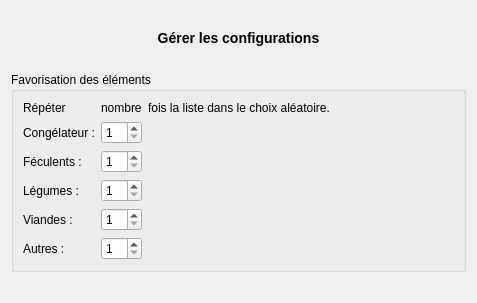
<?xml version="1.0" encoding="UTF-8"?>
<ui version="4.0">
 <class>GererConfiguration</class>
 <widget class="QWidget" name="GererConfiguration">
  <property name="geometry">
   <rect>
    <x>0</x>
    <y>0</y>
    <width>477</width>
    <height>303</height>
   </rect>
  </property>
  <property name="windowTitle">
   <string>Gérer la configuration du programme</string>
  </property>
  <layout class="QVBoxLayout" name="verticalLayout">
   <item>
    <layout class="QGridLayout" name="gridLayout">
     <item row="0" column="0">
      <widget class="QLabel" name="label">
       <property name="text">
        <string>&lt;h3&gt;Gérer les configurations&lt;/h3&gt;</string>
       </property>
       <property name="alignment">
        <set>Qt::AlignCenter</set>
       </property>
      </widget>
     </item>
     <item row="2" column="0">
      <spacer name="verticalSpacer">
       <property name="orientation">
        <enum>Qt::Vertical</enum>
       </property>
       <property name="sizeType">
        <enum>QSizePolicy::Preferred</enum>
       </property>
       <property name="sizeHint" stdset="0">
        <size>
         <width>20</width>
         <height>20</height>
        </size>
       </property>
      </spacer>
     </item>
     <item row="1" column="0">
      <layout class="QGridLayout" name="gridLayout_2">
       <item row="0" column="0">
        <widget class="QGroupBox" name="groupBox_3">
         <property name="title">
          <string>Favorisation des éléments</string>
         </property>
         <layout class="QGridLayout" name="gridLayout_7">
          <item row="3" column="3">
           <spacer name="horizontalSpacer_2">
            <property name="orientation">
             <enum>Qt::Horizontal</enum>
            </property>
            <property name="sizeHint" stdset="0">
             <size>
              <width>40</width>
              <height>20</height>
             </size>
            </property>
           </spacer>
          </item>
          <item row="1" column="0">
           <widget class="QLabel" name="label_4">
            <property name="text">
             <string>Congélateur :</string>
            </property>
           </widget>
          </item>
          <item row="1" column="1">
           <widget class="QSpinBox" name="spinBox">
            <property name="maximumSize">
             <size>
              <width>50</width>
              <height>16777215</height>
             </size>
            </property>
            <property name="minimum">
             <number>1</number>
            </property>
           </widget>
          </item>
          <item row="3" column="1">
           <widget class="QSpinBox" name="spinBox_2">
            <property name="maximumSize">
             <size>
              <width>50</width>
              <height>16777215</height>
             </size>
            </property>
            <property name="minimum">
             <number>1</number>
            </property>
           </widget>
          </item>
          <item row="3" column="0">
           <widget class="QLabel" name="label_2">
            <property name="text">
             <string>Légumes :</string>
            </property>
           </widget>
          </item>
          <item row="1" column="3">
           <spacer name="horizontalSpacer">
            <property name="orientation">
             <enum>Qt::Horizontal</enum>
            </property>
            <property name="sizeHint" stdset="0">
             <size>
              <width>40</width>
              <height>20</height>
             </size>
            </property>
           </spacer>
          </item>
          <item row="4" column="0">
           <widget class="QLabel" name="label_7">
            <property name="text">
             <string>Viandes : </string>
            </property>
           </widget>
          </item>
          <item row="2" column="0">
           <widget class="QLabel" name="label_6">
            <property name="text">
             <string>Féculents :</string>
            </property>
           </widget>
          </item>
          <item row="5" column="0">
           <widget class="QLabel" name="label_8">
            <property name="text">
             <string>Autres :</string>
            </property>
           </widget>
          </item>
          <item row="2" column="1">
           <widget class="QSpinBox" name="spinBox_feculents">
            <property name="maximumSize">
             <size>
              <width>50</width>
              <height>16777215</height>
             </size>
            </property>
            <property name="minimum">
             <number>1</number>
            </property>
           </widget>
          </item>
          <item row="4" column="1">
           <widget class="QSpinBox" name="spinBox_viandes">
            <property name="maximumSize">
             <size>
              <width>50</width>
              <height>16777215</height>
             </size>
            </property>
            <property name="minimum">
             <number>1</number>
            </property>
           </widget>
          </item>
          <item row="5" column="1">
           <widget class="QSpinBox" name="spinBox_autres">
            <property name="maximumSize">
             <size>
              <width>50</width>
              <height>16777215</height>
             </size>
            </property>
            <property name="minimum">
             <number>1</number>
            </property>
           </widget>
          </item>
          <item row="0" column="0">
           <widget class="QLabel" name="label_9">
            <property name="text">
             <string>Répéter</string>
            </property>
           </widget>
          </item>
          <item row="0" column="3">
           <widget class="QLabel" name="label_3">
            <property name="text">
             <string>fois la liste dans le choix aléatoire.</string>
            </property>
           </widget>
          </item>
          <item row="0" column="1">
           <widget class="QLabel" name="label_5">
            <property name="text">
             <string>nombre</string>
            </property>
           </widget>
          </item>
         </layout>
        </widget>
       </item>
      </layout>
     </item>
    </layout>
   </item>
  </layout>
 </widget>
 <resources/>
 <connections/>
</ui>
